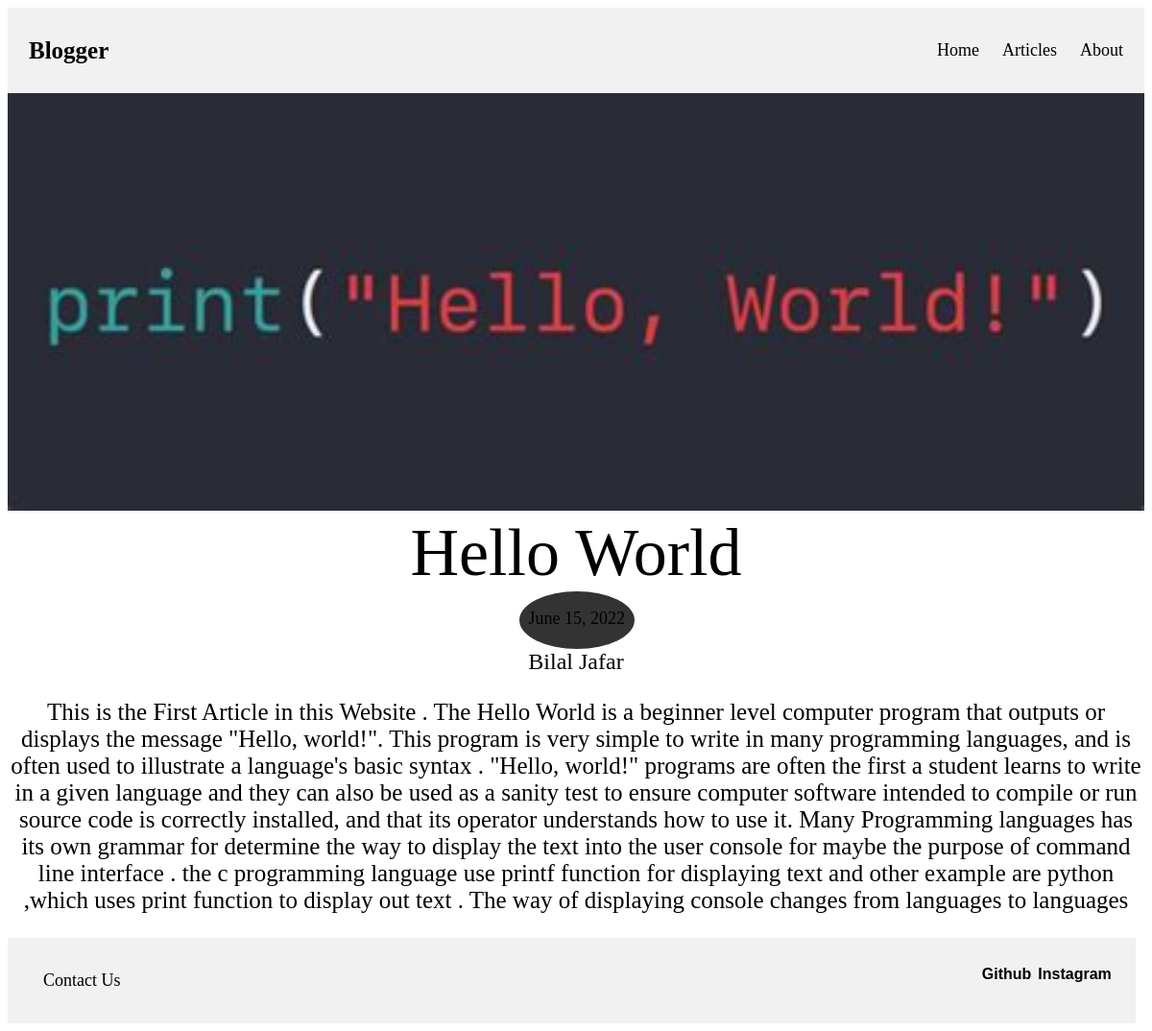
The page /article/hello-world on the database as committed earlier.
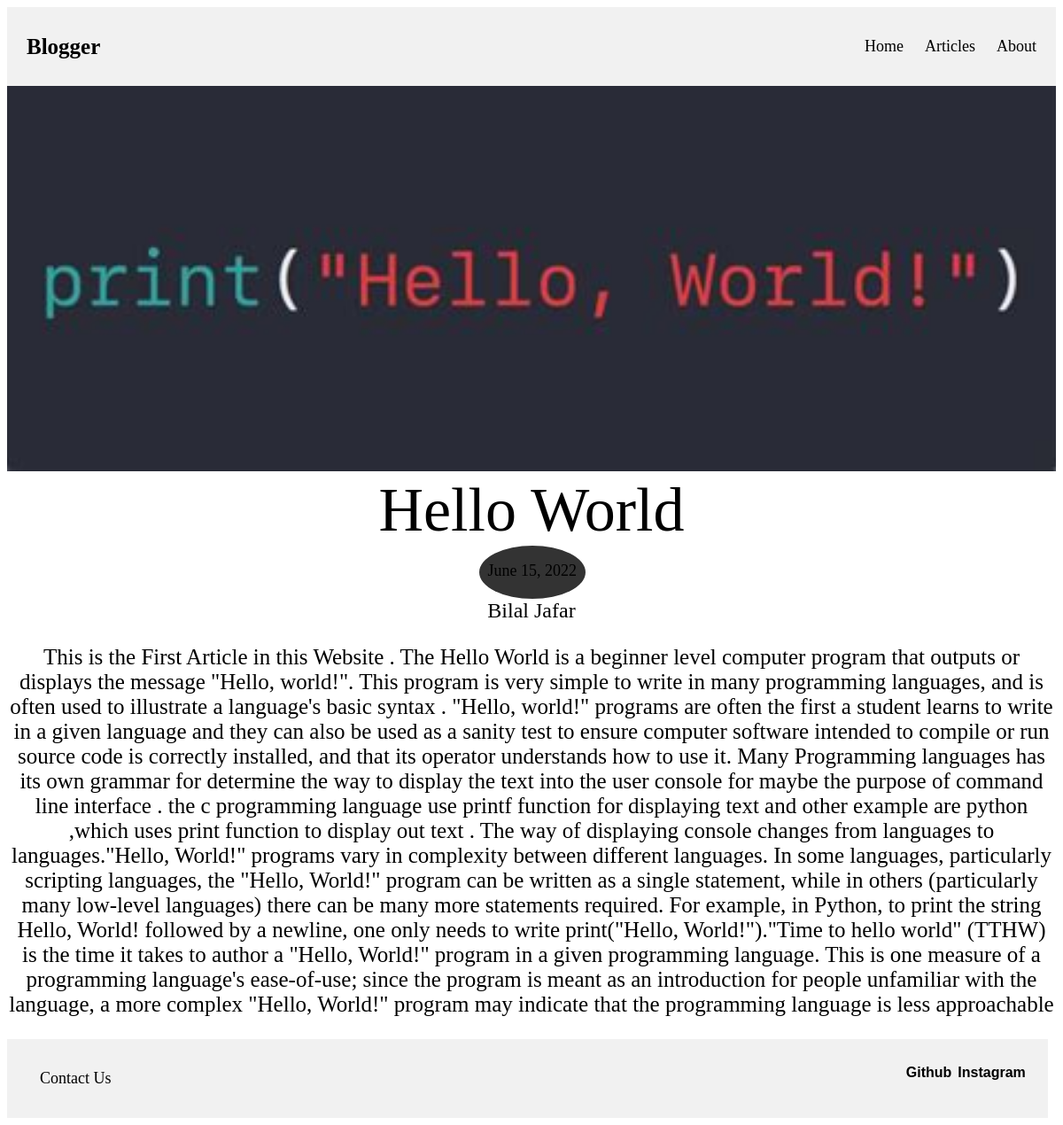
The same page on the database as committed later.
### article/models.py (models this page shows, shortened)
class Article(models.Model):
    title = models.CharField(max_length=30)
    author = models.CharField(max_length=50)
    slug = models.SlugField()
    description = models.TextField()
    date = models.DateField()
    image = models.ImageField()

### article/views.py (the view)
# urls.py: path('<slug>',views.article_page)
def article_page(request , slug):
    article = Article.objects.get(slug=slug)
    return render(request, "article_page.html", {'article':article})

### article/templates/article_page.html
{% extends 'main_website.html' %}
{% block content %}
<div class="article">
    <img class="article_image" src={{ article.image.url }}>
    <div class="article_title">{{ article.title }}</div>
        <div class="date_position" >
            <div class="article_date_box">
                <p class="article_date">{{ article.date }}</p>
            </div>
        </div>
        <div class="article_author">{{ article.author }}</div>
        <p class="article_desc">{{ article.description }}</p>
</div>
{% endblock %}

Rows that differ between the two databases and show on the page:
changed Article "Hello World": description "…changes from languages to languages" → "…changes from languages to languages.\"Hello, World!\" programs vary in complexity between different languages. In some languages, particularly scripting languages, the \"Hello, World!\" program can be written as a single statement, while in others (particularly many low-level languages) there can be many more statements required. For example, in Python, to print the string Hello, World! followed by a newline, one only needs to write print(\"Hello, World!\").\"Time to hello world\" (TTHW) is the time it takes to author a \"Hello, World!\" program in a given programming language. This is one measure of a programming language's ease-of-use; since the program is meant as an introduction for people…"
